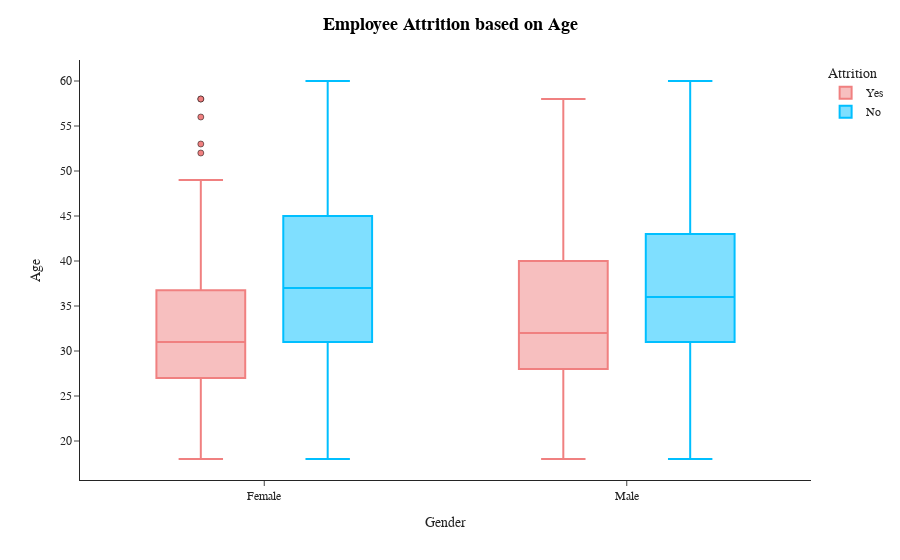

The cell this chart's notebook holds for it:
### Code cell
fig=px.box(df,x='Gender',y='Age',color='Attrition',template='simple_white',color_discrete_sequence=['LightCoral','DeepSkyBlue'])
fig.update_traces(marker=dict(line=dict(color='#000000', width=0.5)))
fig.update_xaxes(visible=True)
fig.update_yaxes(visible=True)
fig.update_layout(title_x=0.5,template='simple_white',showlegend=True,title_text='<b style="color:black; font-size:105%;">Employee Attrition based on Age</b>',font_family="Times New Roman",title_font_family="Times New Roman")
fig.show()

### Figure 1 — Plotly figure (JSON) as saved in the notebook; plotly's stock layout.template omitted (floating-point values rounded to 4 significant figures; data arrays with more than 128 entries replaced by an {"elided": "..."} marker saying what was removed)
{"data": [{"alignmentgroup": "True", "hovertemplate": "Attrition=Yes<br>Gender=%{x}<br>Age=%{y}<extra></extra>", "legendgroup": "Yes", "marker": {"color": "LightCoral", "line": {"color": "#000000", "width": 0.5}}, "name": "Yes", "notched": false, "offsetgroup": "Yes", "orientation": "v", "showlegend": true, "type": "box", "x": {"elided": "237 str values"}, "x0": " ", "xaxis": "x", "y": {"elided": "237 int values"}, "y0": " ", "yaxis": "y"}, {"alignmentgroup": "True", "hovertemplate": "Attrition=No<br>Gender=%{x}<br>Age=%{y}<extra></extra>", "legendgroup": "No", "marker": {"color": "DeepSkyBlue", "line": {"color": "#000000", "width": 0.5}}, "name": "No", "notched": false, "offsetgroup": "No", "orientation": "v", "showlegend": true, "type": "box", "x": {"elided": "1233 str values"}, "x0": " ", "xaxis": "x", "y": {"elided": "1233 int values"}, "y0": " ", "yaxis": "y"}], "layout": {"boxmode": "group", "font": {"family": "Times New Roman"}, "legend": {"title": {"text": "Attrition"}, "tracegroupgap": 0}, "margin": {"t": 60}, "showlegend": true, "title": {"font": {"family": "Times New Roman"}, "text": "<b style=\"color:black; font-size:105%;\">Employee Attrition based on Age</b>", "x": 0.5}, "xaxis": {"anchor": "y", "domain": [0, 1], "title": {"text": "Gender"}, "visible": true}, "yaxis": {"anchor": "x", "domain": [0, 1], "title": {"text": "Age"}, "visible": true}}}
